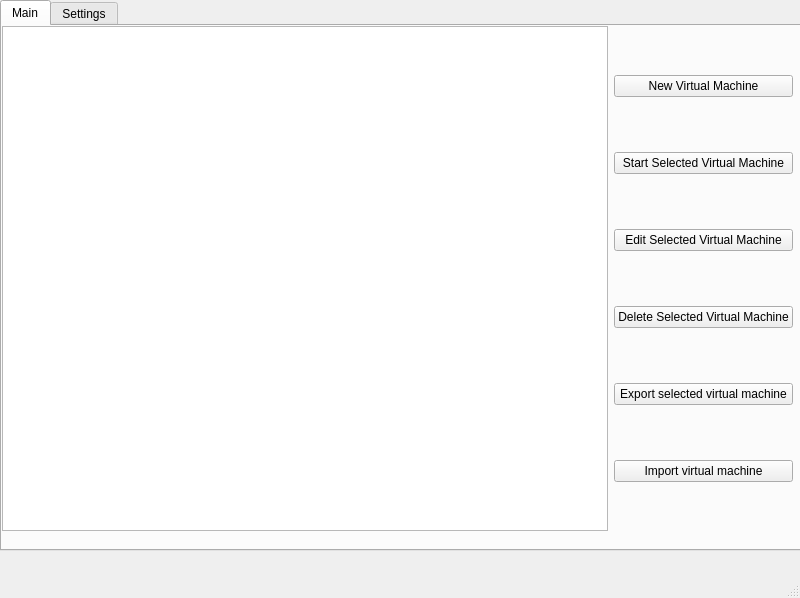
<?xml version="1.0" encoding="UTF-8"?>
<ui version="4.0">
 <class>MainWindow</class>
 <widget class="QMainWindow" name="MainWindow">
  <property name="geometry">
   <rect>
    <x>0</x>
    <y>0</y>
    <width>800</width>
    <height>598</height>
   </rect>
  </property>
  <property name="windowTitle">
   <string>MainWindow</string>
  </property>
  <property name="locale">
   <locale language="English" country="UnitedStates"/>
  </property>
  <widget class="QWidget" name="centralwidget">
   <widget class="QWidget" name="gridLayoutWidget">
    <property name="geometry">
     <rect>
      <x>0</x>
      <y>0</y>
      <width>801</width>
      <height>551</height>
     </rect>
    </property>
    <layout class="QGridLayout" name="gridLayout">
     <item row="0" column="0">
      <widget class="QTabWidget" name="tabWidget">
       <property name="currentIndex">
        <number>0</number>
       </property>
       <widget class="QWidget" name="tab">
        <property name="locale">
         <locale language="English" country="UnitedStates"/>
        </property>
        <attribute name="title">
         <string>Main</string>
        </attribute>
        <widget class="QWidget" name="gridLayoutWidget_4">
         <property name="geometry">
          <rect>
           <x>0</x>
           <y>0</y>
           <width>791</width>
           <height>511</height>
          </rect>
         </property>
         <layout class="QGridLayout" name="gridLayout_4">
          <item row="0" column="0">
           <widget class="QListView" name="listView"/>
          </item>
          <item row="0" column="1" rowspan="2">
           <layout class="QVBoxLayout" name="verticalLayout">
            <item>
             <widget class="QPushButton" name="pushButton_8">
              <property name="text">
               <string>New Virtual Machine</string>
              </property>
             </widget>
            </item>
            <item>
             <widget class="QPushButton" name="pushButton_9">
              <property name="text">
               <string>Start Selected Virtual Machine</string>
              </property>
             </widget>
            </item>
            <item>
             <widget class="QPushButton" name="pushButton_10">
              <property name="text">
               <string>Edit Selected Virtual Machine</string>
              </property>
             </widget>
            </item>
            <item>
             <widget class="QPushButton" name="pushButton_11">
              <property name="text">
               <string>Delete Selected Virtual Machine</string>
              </property>
             </widget>
            </item>
            <item>
             <widget class="QPushButton" name="pushButton_22">
              <property name="text">
               <string>Export selected virtual machine</string>
              </property>
             </widget>
            </item>
            <item>
             <widget class="QPushButton" name="pushButton_23">
              <property name="text">
               <string>Import virtual machine</string>
              </property>
             </widget>
            </item>
           </layout>
          </item>
         </layout>
        </widget>
       </widget>
       <widget class="QWidget" name="tab_2">
        <property name="enabled">
         <bool>true</bool>
        </property>
        <attribute name="title">
         <string>Settings</string>
        </attribute>
        <widget class="QTabWidget" name="tabWidget_2">
         <property name="geometry">
          <rect>
           <x>0</x>
           <y>0</y>
           <width>791</width>
           <height>521</height>
          </rect>
         </property>
         <property name="currentIndex">
          <number>0</number>
         </property>
         <widget class="QWidget" name="tab_6">
          <attribute name="title">
           <string>General</string>
          </attribute>
          <widget class="QWidget" name="gridLayoutWidget_6">
           <property name="geometry">
            <rect>
             <x>0</x>
             <y>0</y>
             <width>781</width>
             <height>491</height>
            </rect>
           </property>
           <layout class="QGridLayout" name="gridLayout_7">
            <item row="0" column="1">
             <widget class="QComboBox" name="comboBox_4">
              <item>
               <property name="text">
                <string>System default</string>
               </property>
              </item>
              <item>
               <property name="text">
                <string>English</string>
               </property>
              </item>
              <item>
               <property name="text">
                <string>Deutsch</string>
               </property>
              </item>
              <item>
               <property name="text">
                <string>Français</string>
               </property>
              </item>
              <item>
               <property name="text">
                <string>Español</string>
               </property>
              </item>
              <item>
               <property name="text">
                <string>Românã</string>
               </property>
              </item>
              <item>
               <property name="text">
                <string>Українська</string>
               </property>
              </item>
              <item>
               <property name="text">
                <string>Беларуская</string>
               </property>
              </item>
              <item>
               <property name="text">
                <string>Русский</string>
               </property>
              </item>
              <item>
               <property name="text">
                <string>Čeština</string>
               </property>
              </item>
              <item>
               <property name="text">
                <string>Português</string>
               </property>
              </item>
              <item>
               <property name="text">
                <string>Italiano</string>
               </property>
              </item>
              <item>
               <property name="text">
                <string>Polski</string>
               </property>
              </item>
             </widget>
            </item>
            <item row="2" column="1">
             <widget class="QPushButton" name="pushButton_15">
              <property name="text">
               <string>Apply</string>
              </property>
             </widget>
            </item>
            <item row="0" column="0">
             <widget class="QLabel" name="label_15">
              <property name="text">
               <string>Language</string>
              </property>
             </widget>
            </item>
            <item row="1" column="0">
             <widget class="QLabel" name="label_20">
              <property name="text">
               <string>Theme</string>
              </property>
             </widget>
            </item>
            <item row="1" column="1">
             <widget class="QComboBox" name="comboBox_5">
              <item>
               <property name="text">
                <string>System default</string>
               </property>
              </item>
             </widget>
            </item>
           </layout>
          </widget>
         </widget>
         <widget class="QWidget" name="tab_3">
          <attribute name="title">
           <string>QEMU (1)</string>
          </attribute>
          <widget class="QWidget" name="gridLayoutWidget_2">
           <property name="geometry">
            <rect>
             <x>0</x>
             <y>0</y>
             <width>781</width>
             <height>498</height>
            </rect>
           </property>
           <layout class="QGridLayout" name="gridLayout_2">
            <item row="0" column="1">
             <widget class="QLabel" name="label">
              <property name="text">
               <string>qemu-img Path</string>
              </property>
             </widget>
            </item>
            <item row="12" column="3">
             <widget class="QPushButton" name="pushButton_19">
              <property name="text">
               <string>Browse</string>
              </property>
             </widget>
            </item>
            <item row="7" column="3">
             <widget class="QPushButton" name="pushButton_7">
              <property name="text">
               <string>Browse</string>
              </property>
             </widget>
            </item>
            <item row="13" column="1">
             <widget class="QLabel" name="label_12">
              <property name="text">
               <string>qemu-system-sparc path</string>
              </property>
             </widget>
            </item>
            <item row="15" column="1">
             <widget class="QLabel" name="lbl_alpha">
              <property name="text">
               <string>qemu-system-alpha path</string>
              </property>
             </widget>
            </item>
            <item row="6" column="1">
             <widget class="QLabel" name="label_5">
              <property name="text">
               <string>qemu-system-mips64el path</string>
              </property>
             </widget>
            </item>
            <item row="0" column="2">
             <widget class="QLineEdit" name="lineEdit_5"/>
            </item>
            <item row="11" column="2">
             <widget class="QLineEdit" name="lineEdit_10"/>
            </item>
            <item row="9" column="3">
             <widget class="QPushButton" name="pushButton_16">
              <property name="text">
               <string>Browse</string>
              </property>
             </widget>
            </item>
            <item row="13" column="2">
             <widget class="QLineEdit" name="lineEdit_12"/>
            </item>
            <item row="14" column="2">
             <widget class="QLineEdit" name="lineEdit_13"/>
            </item>
            <item row="6" column="2">
             <widget class="QLineEdit" name="lineEdit"/>
            </item>
            <item row="3" column="3">
             <widget class="QPushButton" name="pushButton_4">
              <property name="text">
               <string>Browse</string>
              </property>
             </widget>
            </item>
            <item row="12" column="2">
             <widget class="QLineEdit" name="lineEdit_11"/>
            </item>
            <item row="3" column="1">
             <widget class="QLabel" name="label_4">
              <property name="text">
               <string>qemu-system-ppc path</string>
              </property>
             </widget>
            </item>
            <item row="9" column="2">
             <widget class="QLineEdit" name="lineEdit_8"/>
            </item>
            <item row="8" column="3">
             <widget class="QPushButton" name="pushButton_12">
              <property name="text">
               <string>Browse</string>
              </property>
             </widget>
            </item>
            <item row="8" column="1">
             <widget class="QLabel" name="label_11">
              <property name="text">
               <string>qemu-system-arm path</string>
              </property>
             </widget>
            </item>
            <item row="10" column="3">
             <widget class="QPushButton" name="pushButton_17">
              <property name="text">
               <string>Browse</string>
              </property>
             </widget>
            </item>
            <item row="2" column="1">
             <widget class="QLabel" name="label_3">
              <property name="text">
               <string>qemu-system-x86_64 path</string>
              </property>
             </widget>
            </item>
            <item row="3" column="2">
             <widget class="QLineEdit" name="lineEdit_2"/>
            </item>
            <item row="16" column="1">
             <widget class="QLabel" name="lbl_riscv32">
              <property name="text">
               <string>qemu-system-riscv32 path</string>
              </property>
             </widget>
            </item>
            <item row="11" column="1">
             <widget class="QLabel" name="label_18">
              <property name="text">
               <string>qemu-system-mips path</string>
              </property>
             </widget>
            </item>
            <item row="1" column="1">
             <widget class="QLabel" name="label_2">
              <property name="text">
               <string>qemu-system-i386 path</string>
              </property>
             </widget>
            </item>
            <item row="12" column="1">
             <widget class="QLabel" name="label_19">
              <property name="text">
               <string>qemu-system-mips64 path</string>
              </property>
             </widget>
            </item>
            <item row="10" column="1">
             <widget class="QLabel" name="label_17">
              <property name="text">
               <string>qemu-system-mipsel path</string>
              </property>
             </widget>
            </item>
            <item row="15" column="3">
             <widget class="QPushButton" name="btn_alpha">
              <property name="text">
               <string>Browse</string>
              </property>
             </widget>
            </item>
            <item row="1" column="3">
             <widget class="QPushButton" name="pushButton_2">
              <property name="text">
               <string>Browse</string>
              </property>
             </widget>
            </item>
            <item row="16" column="3">
             <widget class="QPushButton" name="btn_riscv32">
              <property name="text">
               <string>Browse</string>
              </property>
             </widget>
            </item>
            <item row="16" column="2">
             <widget class="QLineEdit" name="le_riscv32"/>
            </item>
            <item row="2" column="2">
             <widget class="QLineEdit" name="lineEdit_3"/>
            </item>
            <item row="14" column="1">
             <widget class="QLabel" name="label_13">
              <property name="text">
               <string>qemu-system-sparc64 path</string>
              </property>
             </widget>
            </item>
            <item row="8" column="2">
             <widget class="QLineEdit" name="lineEdit_7"/>
            </item>
            <item row="11" column="3">
             <widget class="QPushButton" name="pushButton_18">
              <property name="text">
               <string>Browse</string>
              </property>
             </widget>
            </item>
            <item row="2" column="3">
             <widget class="QPushButton" name="pushButton_3">
              <property name="text">
               <string>Browse</string>
              </property>
             </widget>
            </item>
            <item row="7" column="2">
             <widget class="QLineEdit" name="lineEdit_6"/>
            </item>
            <item row="6" column="3">
             <widget class="QPushButton" name="pushButton_5">
              <property name="text">
               <string>Browse</string>
              </property>
             </widget>
            </item>
            <item row="10" column="2">
             <widget class="QLineEdit" name="lineEdit_9"/>
            </item>
            <item row="13" column="3">
             <widget class="QPushButton" name="pushButton_13">
              <property name="text">
               <string>Browse</string>
              </property>
             </widget>
            </item>
            <item row="15" column="2">
             <widget class="QLineEdit" name="le_alpha"/>
            </item>
            <item row="14" column="3">
             <widget class="QPushButton" name="pushButton_14">
              <property name="text">
               <string>Browse</string>
              </property>
             </widget>
            </item>
            <item row="1" column="2">
             <widget class="QLineEdit" name="lineEdit_4"/>
            </item>
            <item row="9" column="1">
             <widget class="QLabel" name="label_16">
              <property name="text">
               <string>qemu-system-ppc64 path</string>
              </property>
             </widget>
            </item>
            <item row="17" column="3">
             <widget class="QPushButton" name="pushButton_6">
              <property name="text">
               <string>Apply</string>
              </property>
             </widget>
            </item>
            <item row="0" column="3">
             <widget class="QPushButton" name="pushButton">
              <property name="text">
               <string>Browse</string>
              </property>
             </widget>
            </item>
            <item row="7" column="1">
             <widget class="QLabel" name="label_9">
              <property name="text">
               <string>qemu-system-aarch64 path</string>
              </property>
             </widget>
            </item>
           </layout>
          </widget>
         </widget>
         <widget class="QWidget" name="tab_5">
          <attribute name="title">
           <string>QEMU (2)</string>
          </attribute>
          <widget class="QWidget" name="gridLayoutWidget_5">
           <property name="geometry">
            <rect>
             <x>0</x>
             <y>0</y>
             <width>781</width>
             <height>498</height>
            </rect>
           </property>
           <layout class="QGridLayout" name="gridLayout_6">
            <item row="2" column="3">
             <widget class="QPushButton" name="btn_riscv64">
              <property name="text">
               <string>Browse</string>
              </property>
             </widget>
            </item>
            <item row="2" column="1">
             <widget class="QLabel" name="lbl_riscv64">
              <property name="text">
               <string>qemu-system-riscv64 path</string>
              </property>
             </widget>
            </item>
            <item row="3" column="3">
             <widget class="QPushButton" name="btn_apply_qemu2">
              <property name="text">
               <string>Apply</string>
              </property>
             </widget>
            </item>
            <item row="2" column="2">
             <widget class="QLineEdit" name="le_riscv64"/>
            </item>
           </layout>
          </widget>
         </widget>
         <widget class="QWidget" name="tab_4">
          <attribute name="title">
           <string>About EmuGUI</string>
          </attribute>
          <widget class="QWidget" name="gridLayoutWidget_3">
           <property name="geometry">
            <rect>
             <x>0</x>
             <y>0</y>
             <width>781</width>
             <height>481</height>
            </rect>
           </property>
           <layout class="QGridLayout" name="gridLayout_3">
            <item row="0" column="0">
             <widget class="QLabel" name="label_6">
              <property name="font">
               <font>
                <pointsize>21</pointsize>
               </font>
              </property>
              <property name="text">
               <string>EmuGUI</string>
              </property>
              <property name="alignment">
               <set>Qt::AlignCenter</set>
              </property>
             </widget>
            </item>
            <item row="5" column="0">
             <widget class="QLabel" name="label_10">
              <property name="text">
               <string>WARNING: This program comes with ABSOLUTELY NO WARRANTY under applicable law. Please see the GNU GPL license for details.</string>
              </property>
              <property name="alignment">
               <set>Qt::AlignCenter</set>
              </property>
              <property name="wordWrap">
               <bool>true</bool>
              </property>
             </widget>
            </item>
            <item row="3" column="0">
             <widget class="QLabel" name="label_14">
              <property name="text">
               <string>Banner made by Tech-FZ</string>
              </property>
              <property name="alignment">
               <set>Qt::AlignCenter</set>
              </property>
             </widget>
            </item>
            <item row="4" column="0">
             <widget class="QLabel" name="label_7">
              <property name="text">
               <string>Built on Python and PyQt technology, licensed under GNU General Public License 3.0</string>
              </property>
              <property name="alignment">
               <set>Qt::AlignCenter</set>
              </property>
              <property name="wordWrap">
               <bool>true</bool>
              </property>
             </widget>
            </item>
            <item row="2" column="0">
             <widget class="QLabel" name="label_8">
              <property name="text">
               <string>EmuGUI v0.0.1</string>
              </property>
              <property name="alignment">
               <set>Qt::AlignCenter</set>
              </property>
             </widget>
            </item>
            <item row="6" column="0">
             <layout class="QGridLayout" name="gridLayout_5">
              <item row="0" column="0">
               <widget class="QLabel" name="label_21">
                <property name="text">
                 <string>EmuGUI on social media</string>
                </property>
               </widget>
              </item>
              <item row="0" column="2">
               <widget class="QPushButton" name="pushButton_21">
                <property name="text">
                 <string>Discord</string>
                </property>
               </widget>
              </item>
              <item row="0" column="1">
               <widget class="QPushButton" name="pushButton_20">
                <property name="text">
                 <string>GitHub</string>
                </property>
               </widget>
              </item>
              <item row="0" column="3">
               <widget class="QPushButton" name="pushButton_24">
                <property name="text">
                 <string>YouTube</string>
                </property>
               </widget>
              </item>
              <item row="0" column="4">
               <widget class="QPushButton" name="pushButton_25">
                <property name="text">
                 <string>Odysee</string>
                </property>
               </widget>
              </item>
             </layout>
            </item>
           </layout>
          </widget>
         </widget>
        </widget>
       </widget>
      </widget>
     </item>
    </layout>
   </widget>
  </widget>
  <widget class="QMenuBar" name="menubar">
   <property name="geometry">
    <rect>
     <x>0</x>
     <y>0</y>
     <width>800</width>
     <height>22</height>
    </rect>
   </property>
  </widget>
  <widget class="QStatusBar" name="statusbar"/>
 </widget>
 <tabstops>
  <tabstop>tabWidget</tabstop>
  <tabstop>listView</tabstop>
  <tabstop>pushButton_8</tabstop>
  <tabstop>pushButton_9</tabstop>
  <tabstop>pushButton_10</tabstop>
  <tabstop>pushButton_11</tabstop>
  <tabstop>tabWidget_2</tabstop>
  <tabstop>comboBox_4</tabstop>
  <tabstop>comboBox_5</tabstop>
  <tabstop>pushButton_15</tabstop>
  <tabstop>lineEdit_5</tabstop>
  <tabstop>pushButton</tabstop>
  <tabstop>lineEdit_4</tabstop>
  <tabstop>pushButton_2</tabstop>
  <tabstop>lineEdit_3</tabstop>
  <tabstop>pushButton_3</tabstop>
  <tabstop>lineEdit_2</tabstop>
  <tabstop>pushButton_4</tabstop>
  <tabstop>lineEdit</tabstop>
  <tabstop>pushButton_5</tabstop>
  <tabstop>lineEdit_6</tabstop>
  <tabstop>pushButton_7</tabstop>
  <tabstop>lineEdit_7</tabstop>
  <tabstop>pushButton_12</tabstop>
  <tabstop>lineEdit_8</tabstop>
  <tabstop>pushButton_16</tabstop>
  <tabstop>lineEdit_9</tabstop>
  <tabstop>pushButton_17</tabstop>
  <tabstop>lineEdit_10</tabstop>
  <tabstop>pushButton_18</tabstop>
  <tabstop>lineEdit_11</tabstop>
  <tabstop>pushButton_19</tabstop>
  <tabstop>lineEdit_12</tabstop>
  <tabstop>pushButton_13</tabstop>
  <tabstop>lineEdit_13</tabstop>
  <tabstop>pushButton_14</tabstop>
  <tabstop>pushButton_6</tabstop>
  <tabstop>pushButton_20</tabstop>
  <tabstop>pushButton_21</tabstop>
 </tabstops>
 <resources/>
 <connections/>
</ui>
